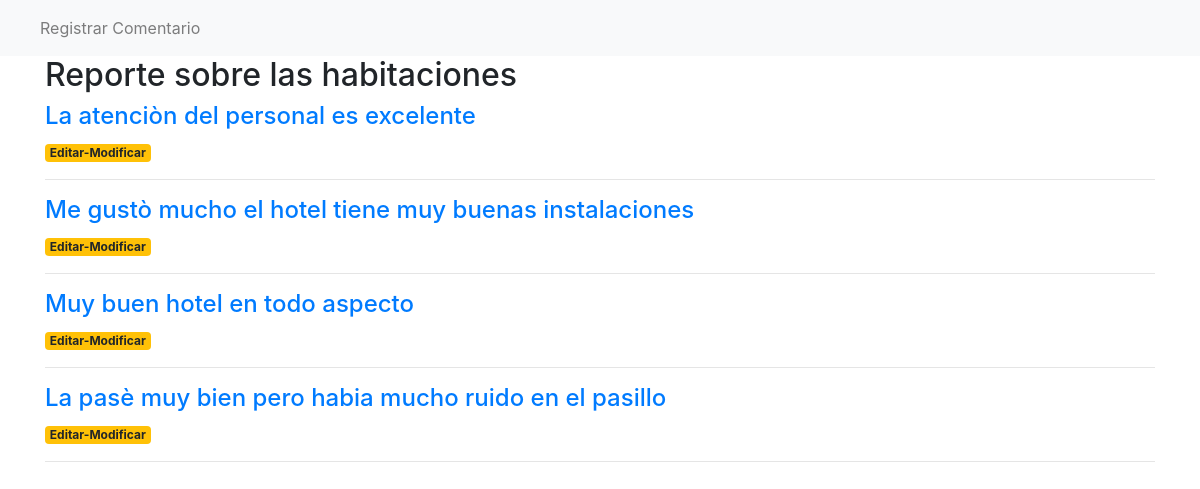
Page /blog on the committed database.
### tables this page shows
CREATE TABLE "posts" (
	"id"	INTEGER NOT NULL,
	"title"	VARCHAR(80),
	"content"	VARCHAR(200),
	"data_post"	TEXT,
	PRIMARY KEY("id" AUTOINCREMENT)
);

### app.py (the view)
@app.route('/blog')
def blog():
    conn = get_db_connection()
    posts = conn.execute('SELECT * FROM posts').fetchall()
    conn.close()
    return render_template('post/index4.html', posts=posts)

### app.py (called while the page is built)
@app.route('/get_db_connection', methods=['GET', 'POST'])
def get_db_connection():
    conn = sqlite3.connect('database/basehotel.db')
    conn.row_factory = sqlite3.Row
    return conn

### templates/post/index4.html (shortened to what this page needs)
{% extends 'post/base4.html' %}
{% block content %}
    <h2>{% block title %} Reporte sobre las habitaciones {% endblock %}</h2>
{% for post in posts %}
    <a href="{{ url_for('post', post_id=post['id']) }}">
        <h4>{{ post['title'] }}</h4>
        </a>
         <a href="{{ url_for('edit4', id=post['id']) }}">
            <span class="badge badge-warning">Editar-Modificar</span>
        </a>
        <hr>
    {% endfor %}
{% endblock %}

### templates/post/base4.html (shortened to what this page needs)
<!doctype html>
<html lang="en">
  <head>
    <link rel="stylesheet" href="https://stackpath.bootstrapcdn.com/bootstrap/4.3.1/css/bootstrap.min.css">
  </head>
  <body>
    <nav class="navbar navbar-expand-md navbar-light bg-light">
        <div class="collapse navbar-collapse" id="navbarNav">
            <ul class="navbar-nav">
            <li class="nav-item active">
                <a class="nav-link" href="#">                 </a>
            </li>
             <li class="nav-item">
                 <a class="nav-link" href="{{url_for('create4')}}">Registrar Comentario</a>
             </li>
            </ul>
        </div>
    </nav>
    <div class="container">
        {% block content %} {% endblock %}
    </div>
  </body>
</html>

### rows in the picture
posts: title "La atenciòn del personal es excelente"
posts: title "Me gustò mucho el hotel tiene muy buenas instalaciones"
posts: title "Muy buen hotel en todo aspecto"
posts: title "La pasè muy bien pero habia mucho ruido en el pasillo"
